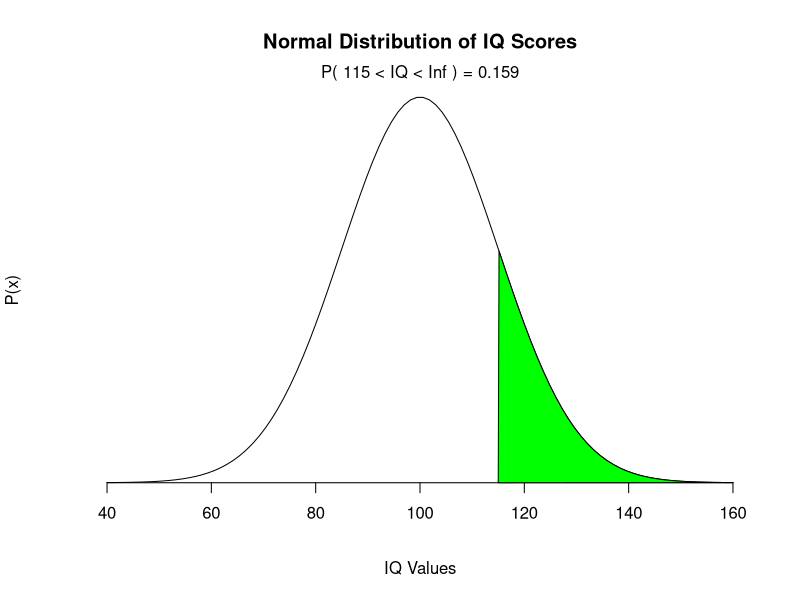

Write R code to recreate this figure.
# Graphing Probability Distributions in R

# Example: Plotting the normal distribution of children's IQ scores - mean of 100 and standard deviation of 15
# What percentage of children have an IQ score greater than 115? 

# Define Parameters of Distribution
mean = 100
standev = 15

# Define lower and upper bounds of region of interest
lower = 115
upper = Inf

# Generate sequence of numbers and make normal distribution
x <- seq(-4, 4, length=100)*standev + mean
prob <- dnorm(x, mean, standev)

# Make plot and add probability distribution and axis labels
plot(x, prob, type="n", xlab = "IQ Values", ylab = "P(x)", main = "Normal Distribution of IQ Scores", axes = FALSE)
lines(x, prob)
axis(1, at=seq(40, 160, 20), pos=0)

# Generate a polygon for region of interest
i <- x >= lower & x <= upper
polygon(c(lower,x[i],upper), c(0,prob[i],0), col="green")

# Calculate are under curve for region of interest and print results
area <- 1 - pnorm(lower, mean, standev)
result <- paste("P(",lower,"< IQ <",upper,") =", signif(area, digits=3))
mtext(result,3)


